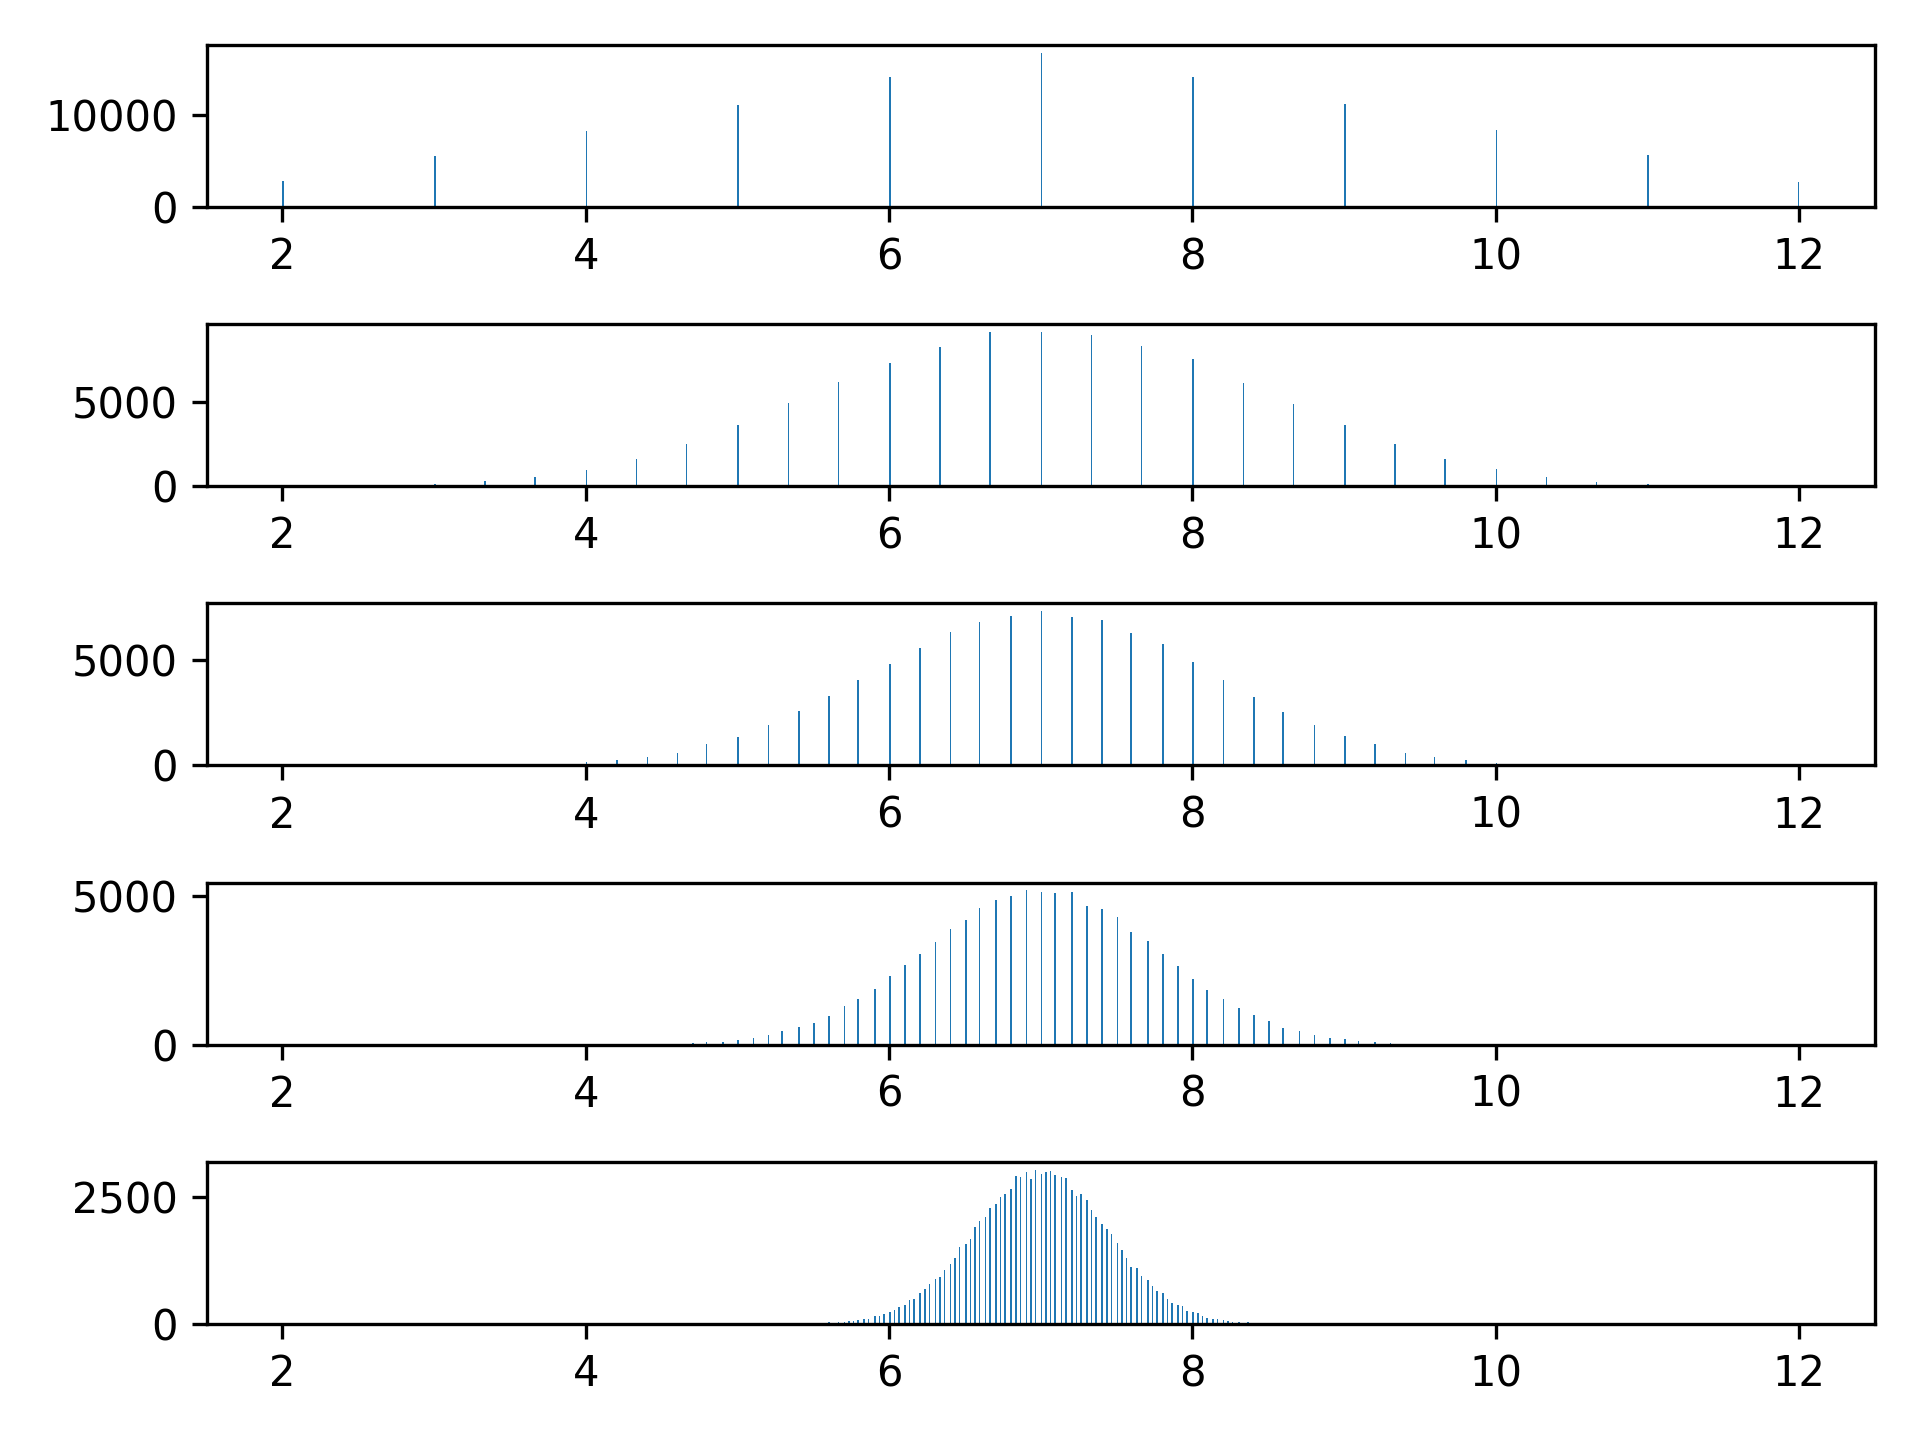

The script that saved this image:
import numpy as np
import matplotlib.pyplot as plt
import scipy as sp

def z_alpha(alpha):
    a = sp.special.erfinv(alpha) * np.sqrt(2)
    return a

def confidence_interval(alpha, data, i):
    return(7 + z_alpha(alpha) * np.std(data) / np.sqrt(n_mean[i]) * np.array([-1, 1]))

data = np.loadtxt('wuerfel.txt')
n_bins = round(10 / 0.01)  # because the biggest and smallest possible are 12 and 2
n_mean = np.array([1, 3, 5, 10, 30])

fig, axs = plt.subplots(5, 1, tight_layout=False, dpi=300)

for i in range(5):
    axs[i].hist(data[:, i], bins=n_bins, range=(2,12))


fig.tight_layout()
fig.show()
fig.savefig('wuerfeln.png')

# schreibe in ein Dokument: Mittelwert, Standardabweichung, Interval 99 %, Interval 95%
with open('results.txt', 'w') as f:
    for i in range(5):
        f.write(str(np.mean(data[:, i])) + '\t' + str(np.std(data[:, i])) + '\t' + \
                str(confidence_interval(0.95, data[:, i], i)) + '\t' + str(confidence_interval(0.99, data[:, i], i)) + '\n')